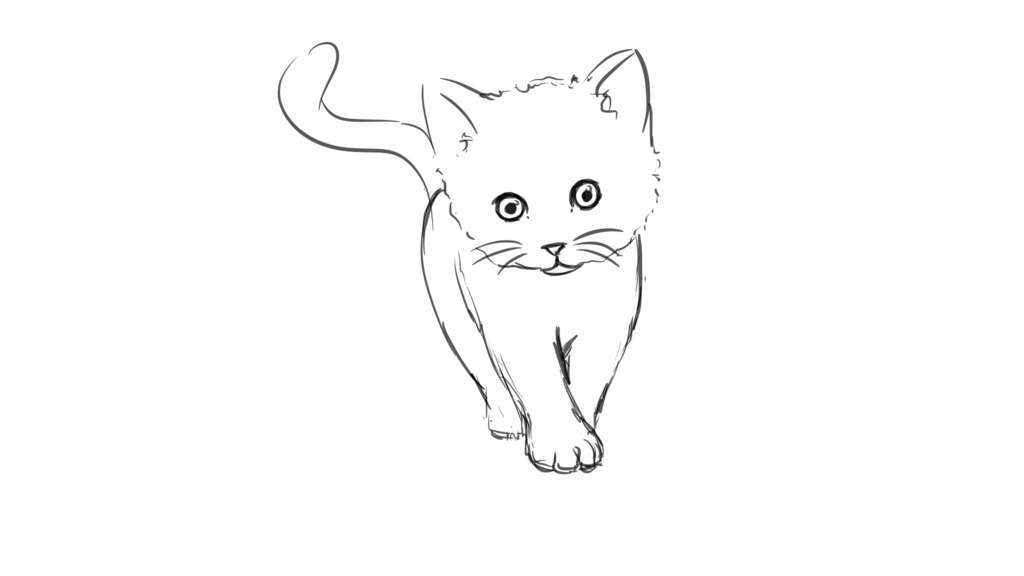
#> input picture imgs/cat01.jpg, 1024 x 576 px
$ python image_edge_handler.py
#> lines starting #> are read from the running program, lines starting #| are printed output that depends on the picture; after the words box and inside, x2 and y2 are one past the last pixel; in counts of white or black regions, pixels touching at a corner belong together
import cv2
import numpy as np
import matplotlib
matplotlib.use('TkAgg')


def get_none_zero_x_y(img, canvas_width=None):
#> called with img = 'imgs/cat01.jpg', canvas_width = 1000
    img = cv2.imread(img,0)
#> img is the input picture: shape (576, 1024); min 2, max 255, mean 252.1

    if canvas_width:
        system_size = canvas_width
        r = system_size / img.shape[1]
#> r = 0.977
        dim = (system_size, int(img.shape[0] * r))
#> dim = (1000, 562)
        img = cv2.resize(img, dim)
#> img: shape (562, 1000)

    edges = cv2.Canny(img, 80, 100)
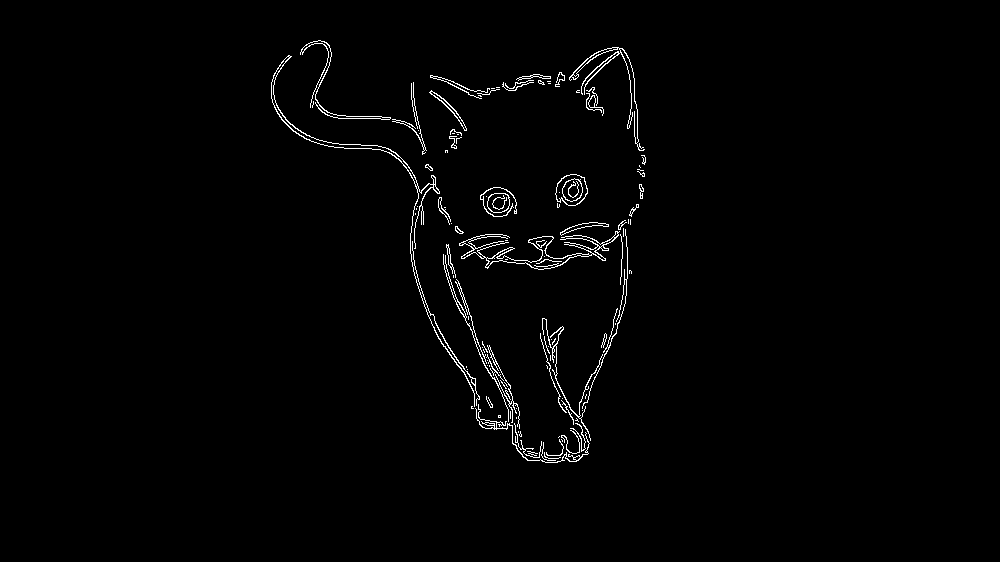
#> edges: shape (562, 1000); 1.3% white in thin lines or dots, all inside (x1, y1, x2, y2) = (271, 40, 646, 463)
    print(edges)
#> (printed output is left out)
    none_zeros = np.nonzero(edges)
#> none_zeros = 7473 positions, rows 40 to 462, columns 271 to 645
    pixels = [(x, y) for x, y in zip(none_zeros[1], none_zeros[0])]
#> pixels = 7473 pairs, first value 271 to 645, second value 40 to 462
    return pixels, edges


if __name__ == '__main__':
    import matplotlib; matplotlib.use('TkAgg')
    import matplotlib.pyplot as plt

    plt.imshow(get_none_zero_x_y('imgs/cat01.jpg', canvas_width=1000)[1])
    plt.show()

$ run again, with imgs/cat02.jpg copied over imgs/cat01.jpg
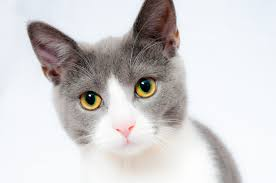
#> input picture imgs/cat02.jpg, 276 x 183 px
#> in get_none_zero_x_y, `img = cv2.imread(img,0)`:
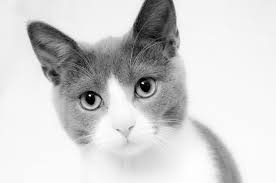
#> img: shape (183, 276); min 0, max 255, mean 209
#> in get_none_zero_x_y, `edges = cv2.Canny(img, 80, 100)`:
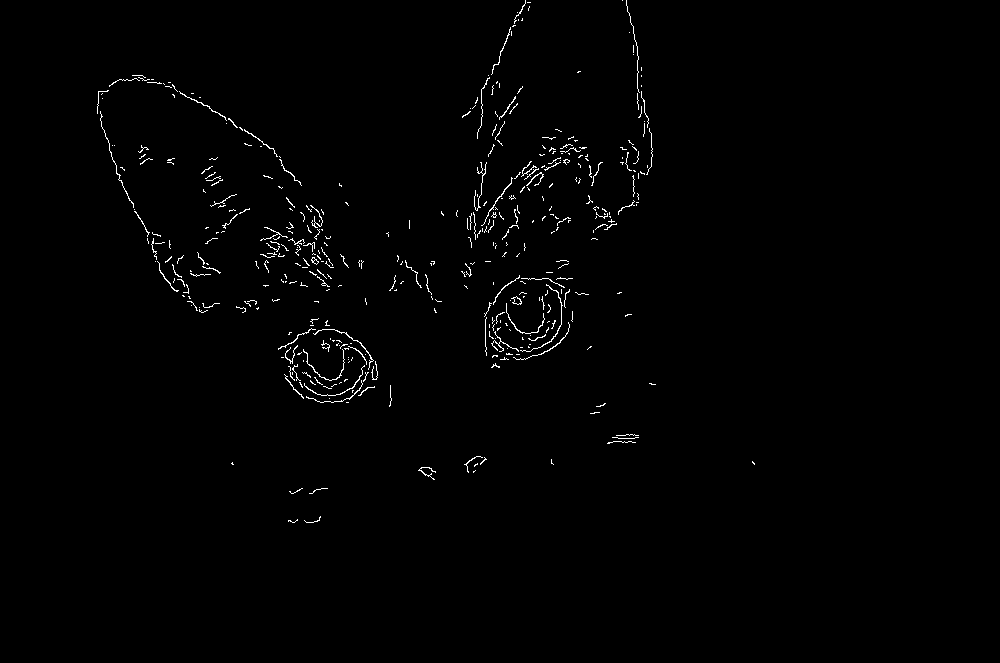
#> edges: shape (663, 1000); 0.92% white in thin lines or dots, all inside (x1, y1, x2, y2) = (97, 0, 755, 523)
#> (printed output is left out)
#> none_zeros = 6128 positions, rows 0 to 522, columns 97 to 754
#> pixels = 6128 pairs, first value 97 to 754, second value 0 to 522

$ run again, with imgs/cat03.jpg copied over imgs/cat01.jpg
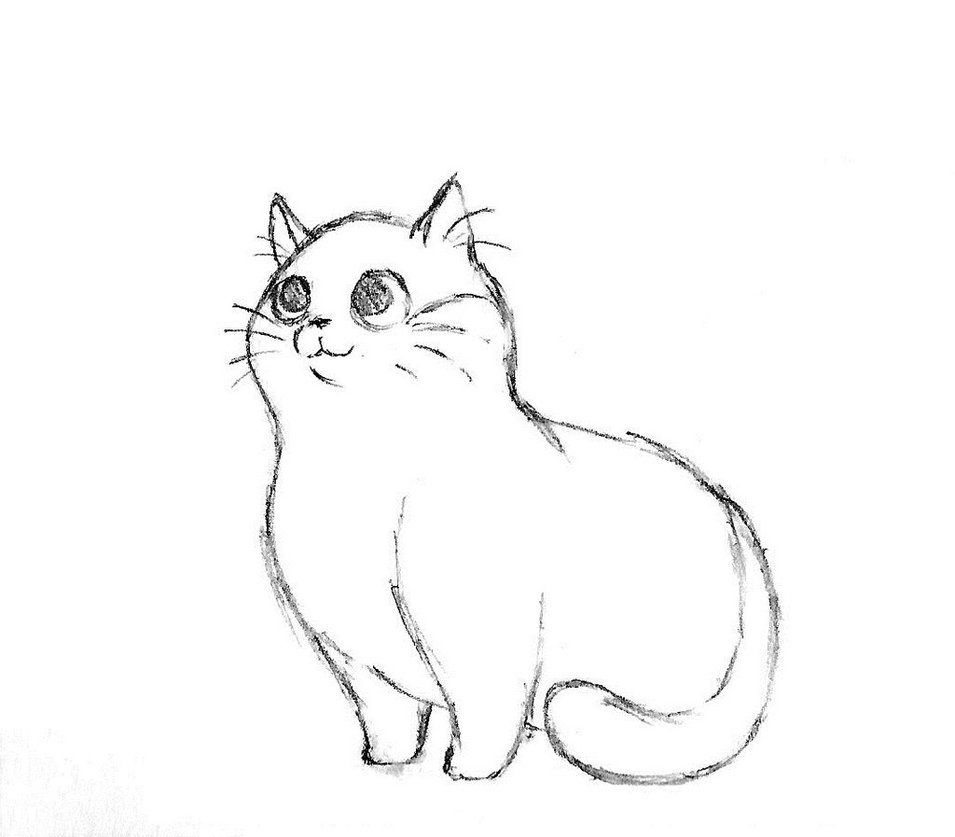
#> input picture imgs/cat03.jpg, 955 x 837 px
#> in get_none_zero_x_y, img is the input picture: shape (837, 955); min 0, max 255, mean 250.1
#> img: shape (876, 1000)
#> in get_none_zero_x_y, `edges = cv2.Canny(img, 80, 100)`:
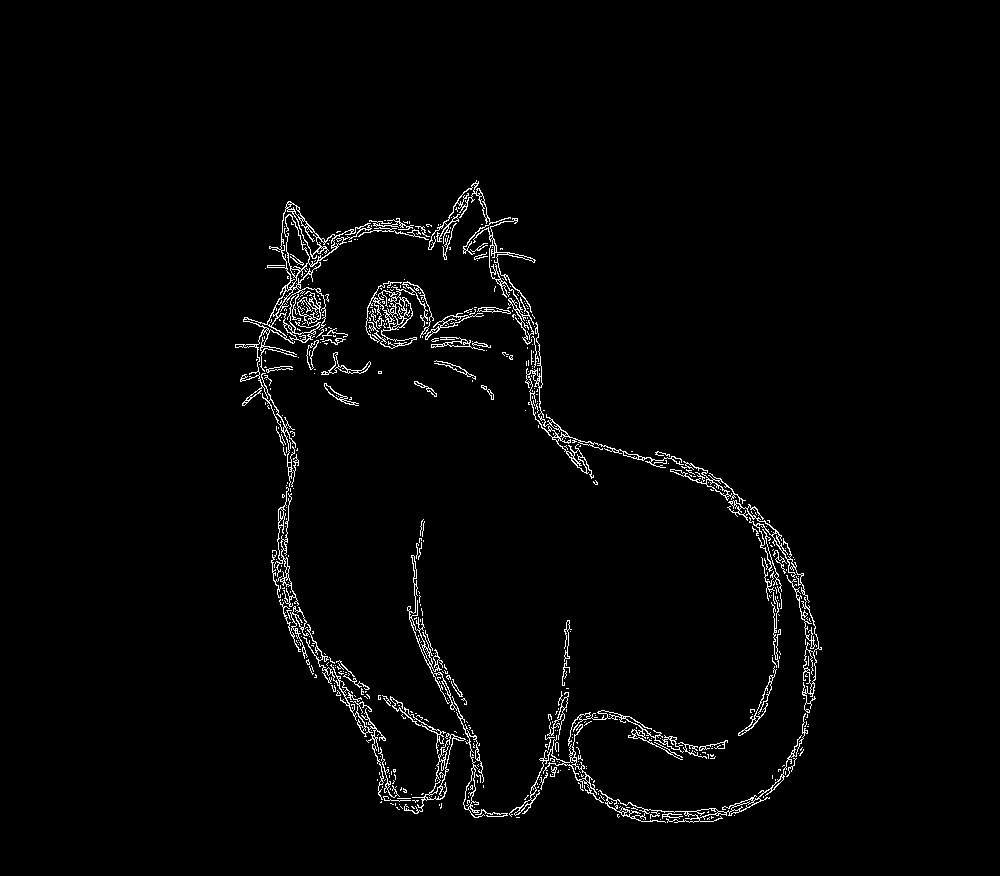
#> edges: shape (876, 1000); 2.1% white in thin lines or dots, all inside (x1, y1, x2, y2) = (235, 180, 822, 823)
#> (printed output is left out)
#> none_zeros = 18481 positions, rows 180 to 822, columns 235 to 821
#> pixels = 18481 pairs, first value 235 to 821, second value 180 to 822

$ run again, with imgs/cat04.jpg copied over imgs/cat01.jpg
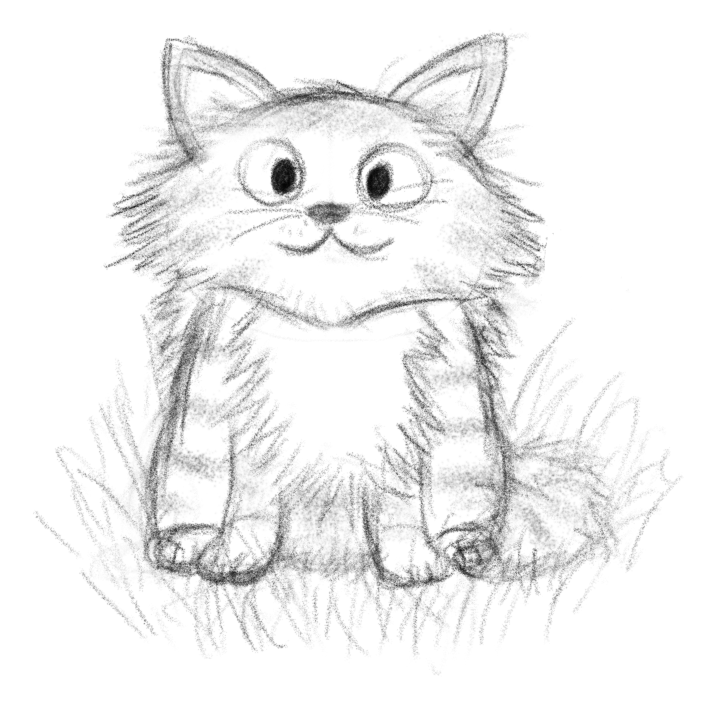
#> input picture imgs/cat04.jpg, 1408 x 1408 px (shown at 1/2 size)
#> in get_none_zero_x_y, img is the input picture: shape (1408, 1408); min 2, max 255, mean 240
#> img: shape (1000, 1000)
#> in get_none_zero_x_y, `edges = cv2.Canny(img, 80, 100)`:
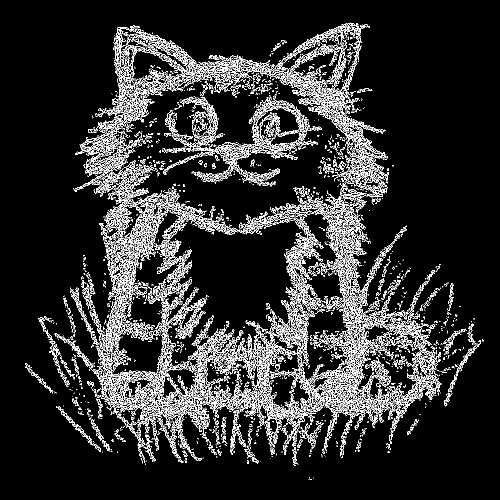
#> edges: shape (1000, 1000) (shown at 1/2 size); 11% white in thin lines or dots, all inside (x1, y1, x2, y2) = (50, 45, 967, 960)
#> (printed output is left out)
#> none_zeros = 109715 positions, rows 45 to 959, columns 50 to 966
#> pixels = 109715 items
